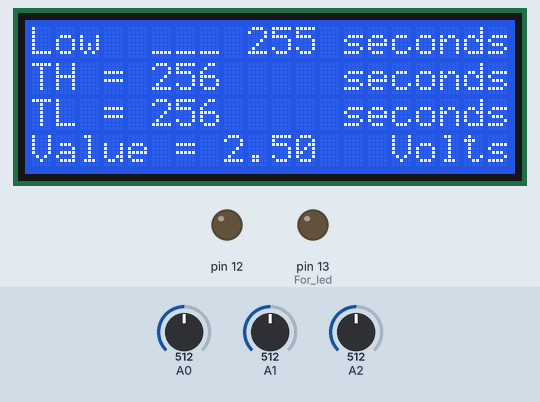
This sketch was run on a simulated Arduino Uno, built with avr-gcc and run on an emulated ATmega328P. Parts: 20×4 character LCD, output pins drawn as LEDs (lit = HIGH). The inputs (shaded band) are chosen by the test bench; at power-on: A1 = 512, A0 = 512, A2 = 512.

Above: at 1.3 s.
1.4 s: A1 set to 11
At 2.8 s:
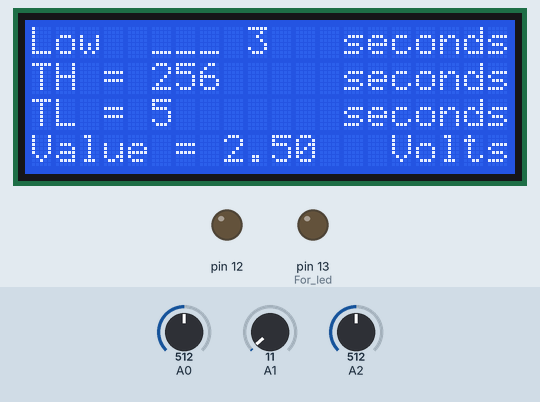
3.0 s: A1 set to 8
At 4.9 s:
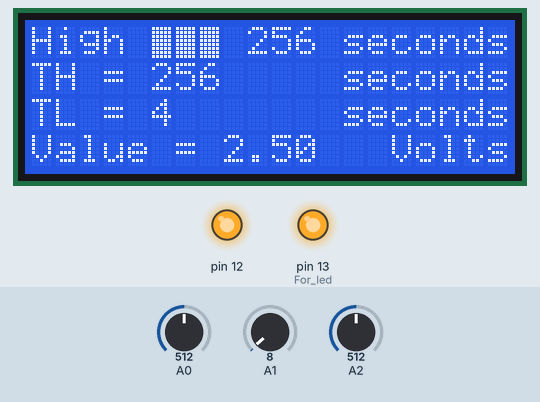
6.0 s: A0 set to 716
At 6.7 s:
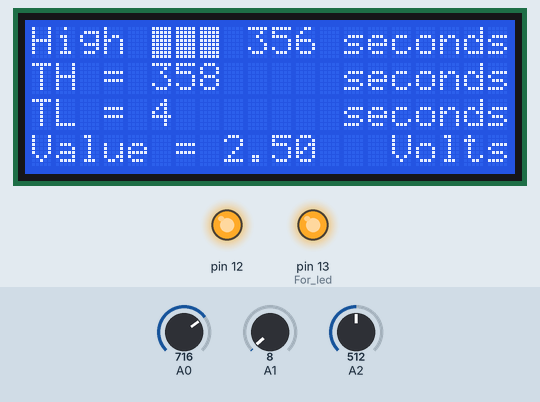
7.8 s: A2 set to 716
At 8.6 s:
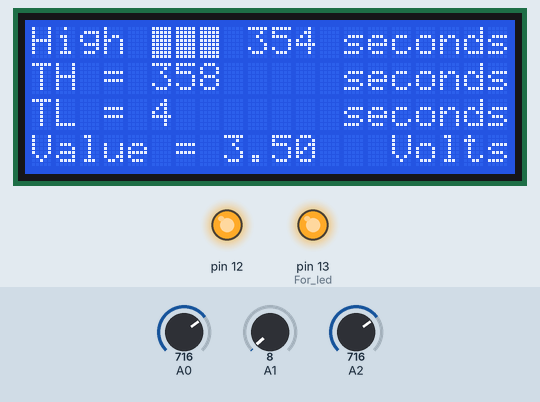
9.6 s: A0 set to 900
At 10.5 s:
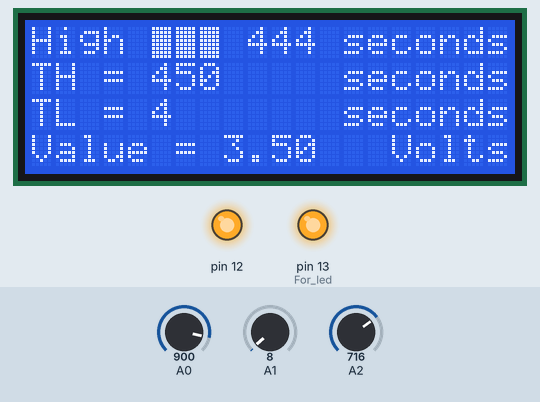
11.4 s: A2 set to 900
At 12.9 s:
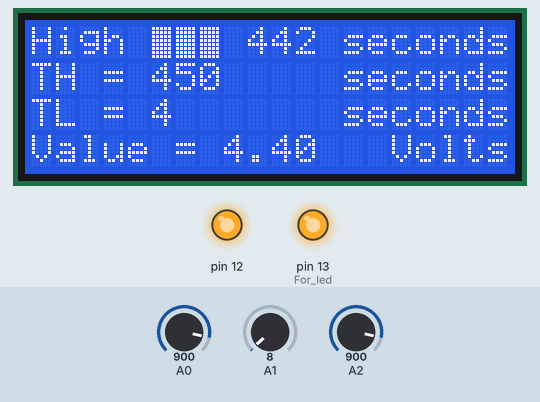
Timing chart, 0 to 14.4 s (numbered marks = the images above; inputs shaded):
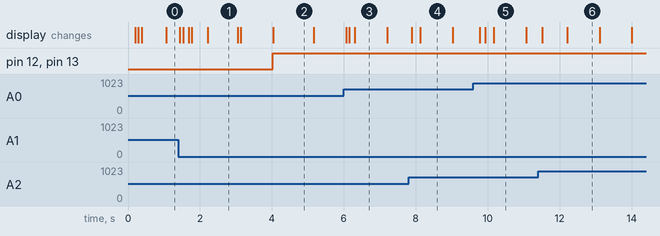

The sketch:

arduino_pwm.ino
```cpp
/*
@Autor: Jorge Sanabria
*/

#include <Wire.h>  // Lo trae Arduino IDE
#include <LiquidCrystal_I2C.h> // Incluimos la libreria del LCD

// Direccion LCD a 0x27 para el display de 20 caracteres 4 lineas
//Pines sobre el chip I2C usados para las conexiones del LCD:
//                    addr, en,rw,rs,d4,d5,d6,d7,bl,blpol
LiquidCrystal_I2C lcd(0x27, 2, 1, 0, 4, 5, 6, 7, 3, POSITIVE);

unsigned int TH, TL;
float Amplitud;
unsigned int temp_TH, temp_TL;
float temp_Amplitud;

boolean up;
unsigned long int timeNow, timeEnd;
unsigned int timeLeft, temp_timeLeft;

char charUp = 0xFF;

const int N = 64;

void setup(){

  analogReference(DEFAULT);

  up = true;
  timeNow = 0;
  timeEnd = 0;
  timeLeft = 0;

  TH = 0;
  TL = 0;
  Amplitud = 0.0;

  lcd.begin(20,4);

  lcd.setCursor(13,0);
  lcd.print("seconds");

  lcd.setCursor(0,1);
  lcd.print("TH = ");
  lcd.print(TH);
  lcd.setCursor(13,1);
  lcd.print("seconds");

  lcd.setCursor(0,2);
  lcd.print("TL = ");
  lcd.print(TL);
  lcd.setCursor(13,2);
  lcd.print("seconds");

  lcd.setCursor(0,3);
  lcd.print("Value = ");
  lcd.print(Amplitud);
  lcd.setCursor(15,3);
  lcd.print("Volts");

  pinMode(12, OUTPUT);
  pinMode(13, OUTPUT); //For led
  digitalWrite(12, LOW);
  digitalWrite(13, LOW);
}

unsigned long int seconds(){
  return millis()/1000;
}

unsigned int analogReadN(int port){
  unsigned int sum = 0;

  for(int i = 0; i < N; i++){
    sum += analogRead(port);
    delay(1);
  }

  return sum / N;
}

void loop(){

  //Check step
  timeNow = seconds();

  if(timeNow >= timeEnd){
    lcd.setCursor(0,0);
    if(up){
      up = false;
      digitalWrite(12, LOW);
      digitalWrite(13, LOW);
      timeEnd = timeNow + TL;
      lcd.print("Low  ");
      lcd.print("___");
    }
    else{
      up = true;
      digitalWrite(12, HIGH);
      digitalWrite(13, HIGH);
      timeEnd = timeNow + TH;
      lcd.print("High ");
      lcd.print(charUp);
      lcd.print(charUp);
      lcd.print(charUp);
    }
  }

  temp_timeLeft = timeLeft;
  timeLeft = timeEnd - timeNow;
  if(temp_timeLeft != timeLeft){
    lcd.setCursor(9,0);
    lcd.print("   ");
    lcd.setCursor(9,0);
    lcd.print(timeLeft);
  }

  //Update parameters
  temp_TH = TH;
  TH = analogReadN(A0)/2;
  if (temp_TH != TH){
    lcd.setCursor(5,1);
    lcd.print("       ");
    lcd.setCursor(5,1);
    lcd.print(TH);
    if(up){
      timeEnd = timeEnd - temp_TH + TH;
    }
  }

  temp_TL = TL;
  TL = analogReadN(A1)/2;
  if (temp_TL != TL){
    lcd.setCursor(5,2);
    lcd.print("       ");
    lcd.setCursor(5,2);
    lcd.print(TL);
    if (!up){
      timeEnd = timeEnd - temp_TL + TL;
    }
  }

  temp_Amplitud = Amplitud;
  Amplitud = analogReadN(A2)*5.0/1023.0;
  if (256*abs(temp_Amplitud - Amplitud) > 1){
    lcd.setCursor(8,3);
    lcd.print("       ");
    lcd.setCursor(8,3);
    lcd.print(Amplitud);
  }

  //Wait a moment
  delay(10);
}
```

Measured:
- the behaviour switches between 10 and 9 on A1 (found by bisection; images 1 and 2)
- after the input at 1.4 s, the display: first changes at once (image 1 shows a later state)
- after the input at 3.0 s, pin 12, pin 13 (For_led): LOW → HIGH after 1.0 s instead of 2.1 s
- what the display in image 4 shows lasts 0.9 s, from 8.1 s to 9.0 s
